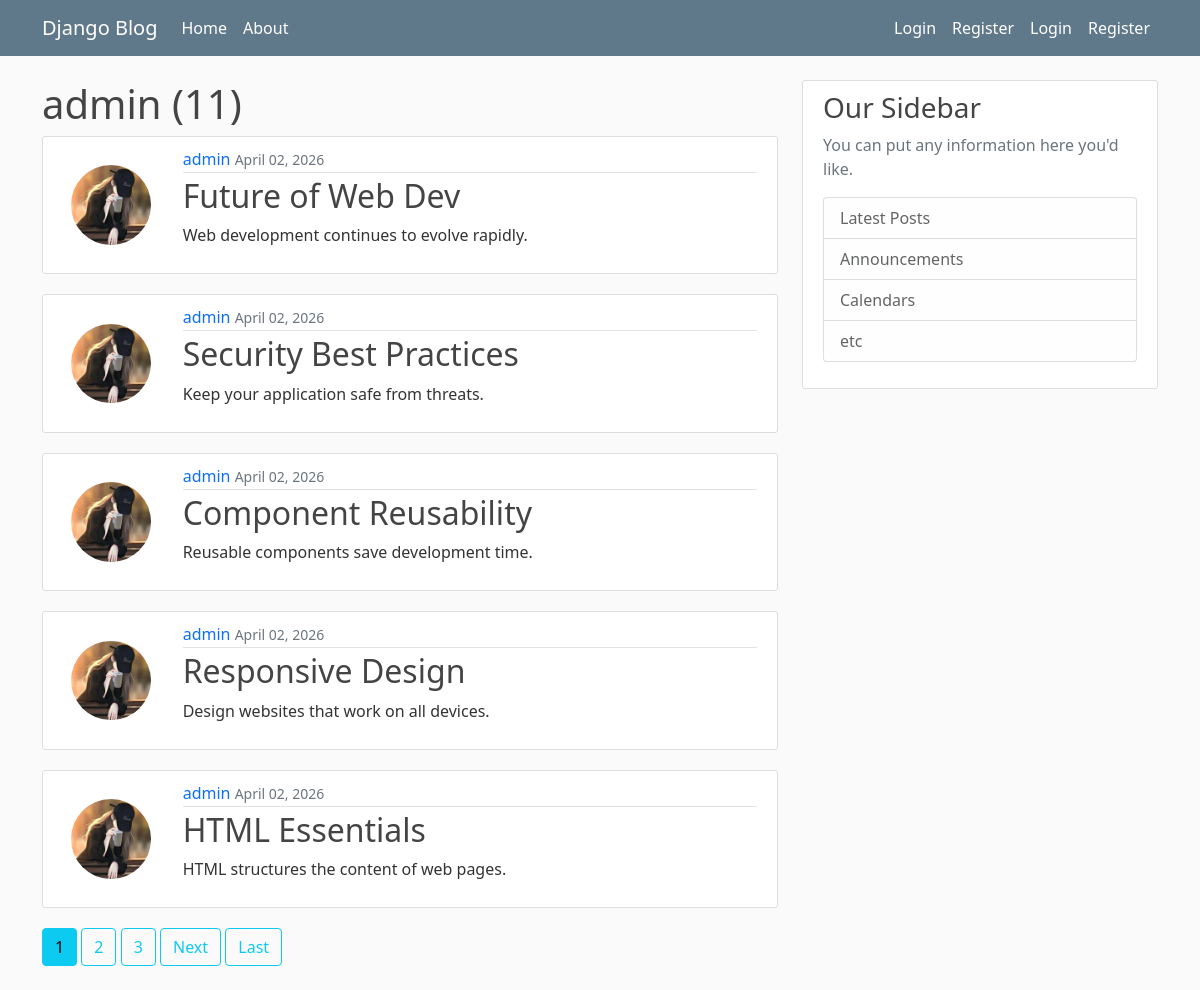
Screenshot of /user/admin/ with the database file from the repository.
### blogapp/models.py (models this page shows, shortened)
class Posts(models.Model):
    title = models.CharField(max_length=100)
    content = models.TextField()
    data_posted = models.DateTimeField(default=timezone.now)
    author = models.ForeignKey(User, on_delete=models.CASCADE)

### users/models.py (models this page shows, shortened)
class Profile(models.Model):
    user = models.OneToOneField(User, on_delete=models.CASCADE)
    image = models.ImageField(default="default.jpg", upload_to="profile_pics")

### blogapp/views.py (the view)
# urls.py: path("user/<str:username>/", UserPostListView.as_view(), name="user-posts"),
class UserPostListView(ListView):
    model = Posts
    template_name = "blogapp/user_post.html"
    context_object_name = "posts"
    ordering = ["-data_posted"]
    paginate_by = 5
    def get_queryset(self):
        user = get_object_or_404(User, username=self.kwargs.get("username"))
        return Posts.objects.filter(author=user).order_by("-data_posted")

### blogapp/templates/blogapp/user_post.html (shortened to what this page needs)
{% extends 'blogapp/base.html' %}
{% block content %}
<h1>{{view.kwargs.username}} ({{ page_obj.paginator.count}})</h1>
{% for post in posts %}
<article class="media content-section">
    <div class="row">
        <div class="col-md-2 d-flex align-items-center justify-content-center">
            <img class="col-md-10 rounded-circle" src="{{ post.author.profile.image.url }}" />
        </div>
        <div class="media-body col-md-10">
            <div class="article-metadata">
                <a class="mr-2 text-decoration-none" href="">{{ post.author }}</a>
                <small class="text-muted">{{ post.data_posted|date:"F d, Y" }}</small>
            </div>
            <h2>
                <a class="article-title text-decoration-none" href="">{{ post.title }}</a>
            </h2>
            <p class="article-content">{{ post.content }}</p>
        </div>
    </div>
</article>
{% endfor %}
{% if is_paginated %}
{% for num in page_obj.paginator.page_range %}
{% if page_obj.number == num %}
<a href="?page={{ num }}" class="btn btn-info mb-4">{{ num }}</a>
{% elif num > page_obj.number|add:'-3' and num < page_obj.number|add:'3' %} <a href="?page={{ num }}"
    class="btn btn-outline-info mb-4">{{ num }}</a>
    {% endif %}
    {% endfor %}
    {% if page_obj.has_next %}
    <a href="?page={{ page_obj.next_page_number }}" class="btn btn-outline-info mb-4">Next</a>
    <a href="?page={{ page_obj.paginator.num_pages }}" class="btn btn-outline-info mb-4">Last</a>
    {% endif %}
    {% endif %}
    {% endblock content%}

### blogapp/templates/blogapp/base.html (shortened to what this page needs)
{% load static %}
<!DOCTYPE html>
<html>
<head>
    <link href="https://cdn.jsdelivr.net/npm/bootstrap@5.0.2/dist/css/bootstrap.min.css" rel="stylesheet"
>
    <link rel="stylesheet" href="{% static 'blogapp/main.css' %}">
</head>
<body>
    <header class="site-header">
        <nav class="navbar navbar-expand-md navbar-dark bg-steel fixed-top">
            <div class="container">
                <a class="navbar-brand mr-4" href="{% url 'blog-home' %}">Django Blog</a>
                <div class="collapse navbar-collapse" id="navbarToggle">
                    <div class="navbar-nav mr-auto">
                        <a class="nav-item nav-link" href="{% url 'blog-home' %}">Home</a>
                        <a class="nav-item nav-link" href="{% url 'blog-about' %}">About</a>
                    </div>
                    <div class="navbar-nav ms-auto">
                        {% if user.is_authenticated %}
                        <a class="nav-item nav-link" href="{% url 'post-create' %}">New Post</a>
                        <a class="nav-item nav-link" href="{% url 'profile' %}">Profile</a>
                        <form method="post" action="{% url 'logout' %}">
                            {% csrf_token %}
                            <button class="btn nav-item nav-link" type="submit">logout</button>
                        </form>
                        {% else %}
                        <a class="nav-item nav-link" href="{% url 'login' %}">Login</a>
                        <a class="nav-item nav-link" href="{% url 'register' %}">Register</a>
                        {% endif %}
                        <a class="nav-item nav-link" href="{% url 'login' %}">Login</a>
                        <a class="nav-item nav-link" href="{% url 'register' %}">Register</a>
                    </div>
                </div>
            </div>
        </nav>
    </header>
    <main role="main" class="container">
        <div class="row">
            <div class="col-md-8">
                {% block content %}{% endblock %}
            </div>
            <div class="col-md-4">
                <div class="content-section">
                    <h3>Our Sidebar</h3>
                    <p class='text-muted'>You can put any information here you'd like.
                    <ul class="list-group">
                        <li class="list-group-item list-group-item-light">Latest Posts</li>
                        <li class="list-group-item list-group-item-light">Announcements</li>
                        <li class="list-group-item list-group-item-light">Calendars</li>
                        <li class="list-group-item list-group-item-light">etc</li>
                    </ul>
                    </p>
                </div>
            </div>
        </div>
    </main>
</body>
</html>

### blogapp/static/blogapp/main.css (style rules this page uses)
body { background: #fafafa; color: #333333; margin-top: 5rem; }
h1, h2, h3, h4, h5, h6 { color: #444444; }
ul { margin: 0; }
.bg-steel { background-color: #5f788a; }
.site-header .navbar-nav .nav-link { color: white !important; }
.content-section { background: #ffffff; padding: 10px 20px; border: 1px solid #dddddd; border-radius: 3px; margin-bottom: 20px; }
.article-title { color: #444444; }
.article-content { white-space: pre-line; }
.article-metadata { padding-bottom: 1px; margin-bottom: 4px; border-bottom: 1px solid #e3e3e3; }

### rows the page displays
Posts: author.profile.image (picture), author "admin", data_posted "April 02, 2026", title "Future of Web Dev", content "Web development continues to evolve rapidly."
Posts: author.profile.image (picture), author "admin", data_posted "April 02, 2026", title "Security Best Practices", content "Keep your application safe from threats."
Posts: author.profile.image (picture), author "admin", data_posted "April 02, 2026", title "Component Reusability", content "Reusable components save development time."
Posts: author.profile.image (picture), author "admin", data_posted "April 02, 2026", title "Responsive Design", content "Design websites that work on all devices."
Posts: author.profile.image (picture), author "admin", data_posted "April 02, 2026", title "HTML Essentials", content "HTML structures the content of web pages."

### other values shown
{{ view.kwargs.username }} "admin"
{{ page_obj.paginator.count }} "11"
{{ num }} "1"
{{ num }} "2" "3"
